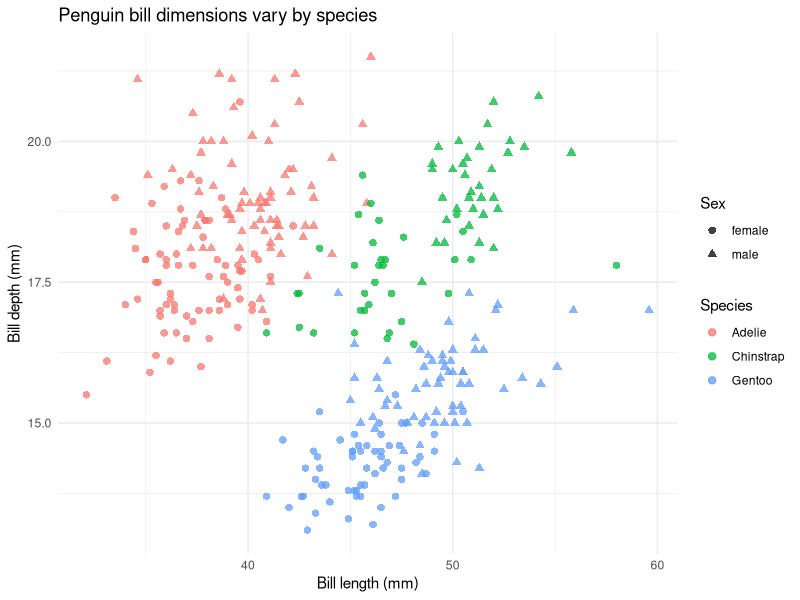

The R source for this figure:
## ---- chunk 1
#| label: prepare-r-penguins
#| echo: true
#| message: false
#| warning: false

library(dplyr)
library(ggplot2)
library(palmerpenguins)

penguins_clean <- penguins |>
  filter(
    !is.na(species),
    !is.na(bill_length_mm),
    !is.na(bill_depth_mm),
    !is.na(sex)
  )

head(penguins_clean)
## ---- chunk 2
#| label: fig-r-penguin-bills
#| fig-cap: "Bill length and bill depth by Palmer Penguin species and sex."
#| echo: true
#| message: false
#| warning: false

ggplot(
  penguins_clean,
  aes(
    x = bill_length_mm,
    y = bill_depth_mm,
    colour = species,
    shape = sex
  )
) +
  geom_point(alpha = 0.75, size = 2.2) +
  labs(
    title = "Penguin bill dimensions vary by species",
    x = "Bill length (mm)",
    y = "Bill depth (mm)",
    colour = "Species",
    shape = "Sex"
  ) +
  theme_minimal()
